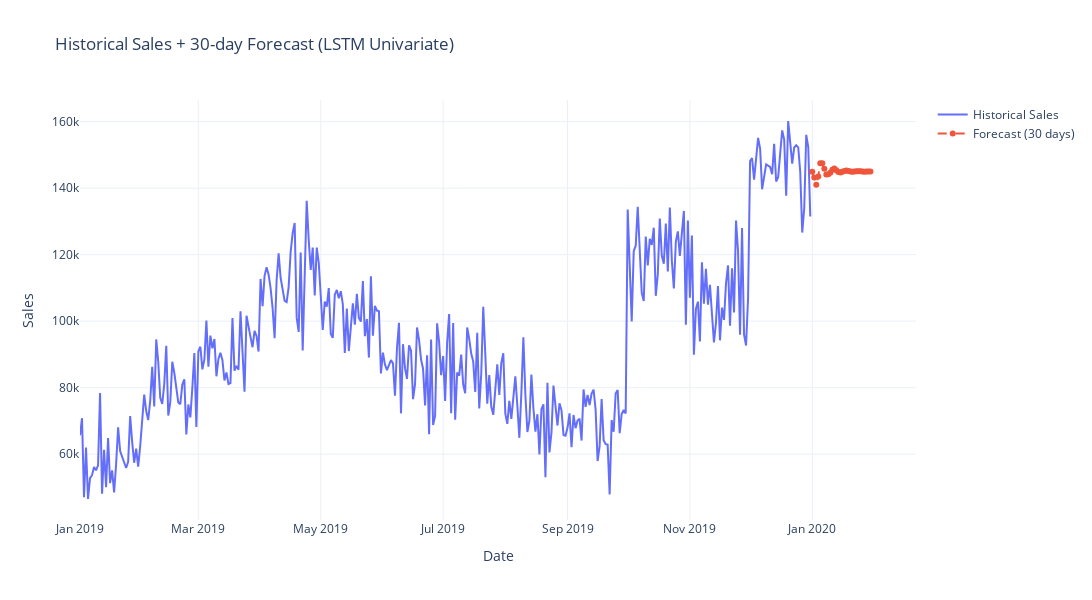

This figure's notebook cell:
### Code cell
# Lịch sử đầy đủ (df_clean) - đảm bảo Date dạng datetime
hist_dates = pd.to_datetime(df_clean['Date'])
hist_sales  = df_clean['Sales'].values

trace_hist = go.Scatter(x=hist_dates, y=hist_sales, mode='lines', name='Historical Sales')
trace_fore = go.Scatter(x=future_df['Date'], y=future_df['Forecast'], mode='lines+markers', name='Forecast (30 days)',
                        line=dict(dash='dash'), marker=dict(size=6))

fig = go.Figure(data=[trace_hist, trace_fore])
fig.update_layout(title='Historical Sales + 30-day Forecast (LSTM Univariate)',
                  xaxis_title='Date', yaxis_title='Sales', width=1200, height=600, template='plotly_white')
pyoff.iplot(fig)

### Figure 1 — Plotly figure (JSON) as saved in the notebook; plotly's stock layout.template omitted (floating-point values rounded to 4 significant figures; data arrays with more than 128 entries replaced by an {"elided": "..."} marker saying what was removed)
{"data": [{"mode": "lines", "name": "Historical Sales", "type": "scatter", "x": {"elided": "362 str values"}, "y": {"elided": "362 float values"}}, {"line": {"dash": "dash"}, "marker": {"size": 6}, "mode": "lines+markers", "name": "Forecast (30 days)", "type": "scatter", "x": ["2020-01-01T00:00:00", "2020-01-02T00:00:00", "2020-01-03T00:00:00", "2020-01-04T00:00:00", "2020-01-05T00:00:00", "2020-01-06T00:00:00", "2020-01-07T00:00:00", "2020-01-08T00:00:00", "2020-01-09T00:00:00", "2020-01-10T00:00:00", "2020-01-11T00:00:00", "2020-01-12T00:00:00", "2020-01-13T00:00:00", "2020-01-14T00:00:00", "2020-01-15T00:00:00", "2020-01-16T00:00:00", "2020-01-17T00:00:00", "2020-01-18T00:00:00", "2020-01-19T00:00:00", "2020-01-20T00:00:00", "2020-01-21T00:00:00", "2020-01-22T00:00:00", "2020-01-23T00:00:00", "2020-01-24T00:00:00", "2020-01-25T00:00:00", "2020-01-26T00:00:00", "2020-01-27T00:00:00", "2020-01-28T00:00:00", "2020-01-29T00:00:00", "2020-01-30T00:00:00"], "y": [144900.0, 143200.0, 141000.0, 143500.0, 147500.0, 147400.0, 145800.0, 144100.0, 144100.0, 144600.0, 145600.0, 145900.0, 145400.0, 144900.0, 144700.0, 145000.0, 145200.0, 145300.0, 145200.0, 145000.0, 144900.0, 145000.0, 145100.0, 145100.0, 145000.0, 145000.0, 145000.0, 145000.0, 145000.0, 145000.0]}], "layout": {"height": 600, "title": {"text": "Historical Sales + 30-day Forecast (LSTM Univariate)"}, "width": 1200, "xaxis": {"title": {"text": "Date"}}, "yaxis": {"title": {"text": "Sales"}}}}
